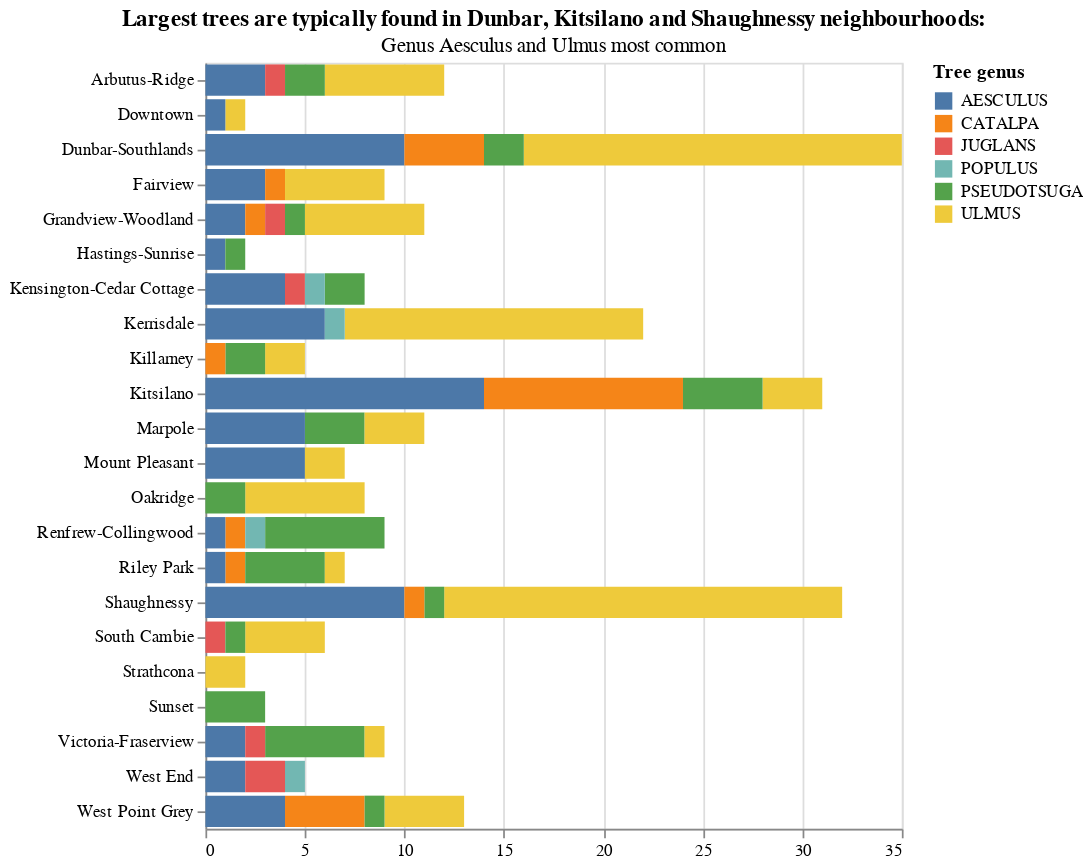

Source (notebook cell):
### Code cell
# Keep genus if it is in both top ten
in_both_top10 = set(diameter_genus_top10.index) & set(height_genus_top10.index)

# Create a big trees dataframe
big_trees = list(in_both_top10)
big_trees_df = trees_clean.copy()
big_trees_df = big_trees_df[big_trees_df["genus_name"].isin(big_trees)]

# Plot title
plot2_title = alt.TitleParams(
    "Largest trees are typically found in Dunbar, Kitsilano and Shaughnessy neighbourhoods: ",
    subtitle="Genus Aesculus and Ulmus most common",
)

# Plot big trees by neighbourhood
plot2 = alt.Chart(big_trees_df).mark_bar().encode(
        alt.X('count():Q', title=None), # Needs a title? or mark_text?
        alt.Y("neighbourhood_name", title=None),
        alt.Color("genus_name", title="Tree genus"),
).properties(title=plot2_title)

plot2

### Figure 1 — Vega-Lite specification as saved in the notebook (floating-point values rounded to 4 significant figures; data arrays with more than 128 entries replaced by an {"elided": "..."} marker saying what was removed)
{"$schema": "https://vega.github.io/schema/vega-lite/v4.8.1.json", "config": {"view": {"continuousHeight": 300, "continuousWidth": 400}}, "data": {"name": "data-80299d5fd8597fa17289b63b7acaef11"}, "datasets": {"data-80299d5fd8597fa17289b63b7acaef11": {"elided": "249 records"}}, "encoding": {"color": {"field": "genus_name", "title": "Tree genus", "type": "nominal"}, "x": {"aggregate": "count", "title": null, "type": "quantitative"}, "y": {"field": "neighbourhood_name", "title": null, "type": "nominal"}}, "mark": "bar", "title": {"subtitle": "Genus Aesculus and Ulmus most common", "text": "Largest trees are typically found in Dunbar, Kitsilano and Shaughnessy neighbourhoods: "}}
